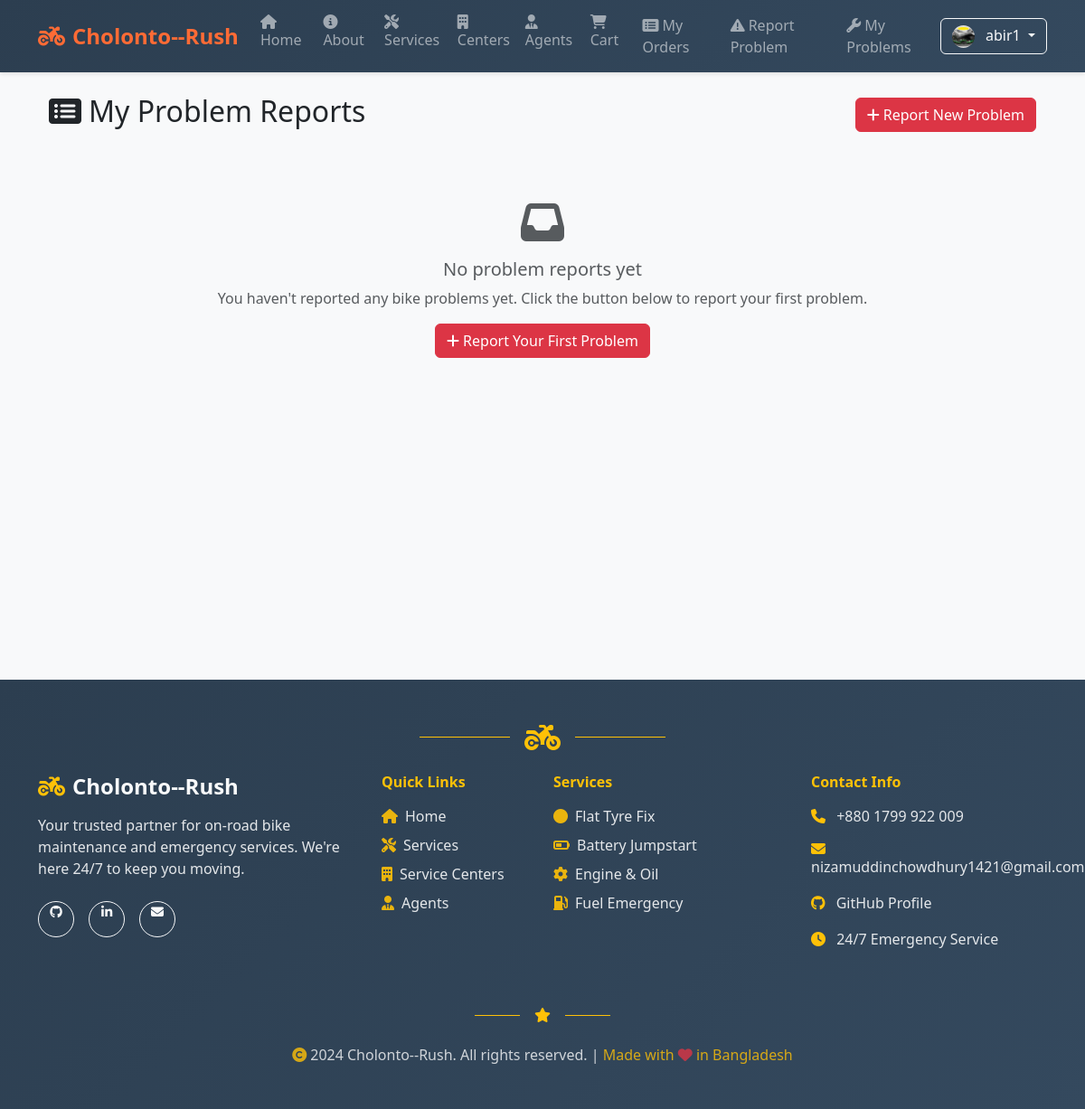
The page /reports/my-problems/ (signed in) on the database as committed earlier.
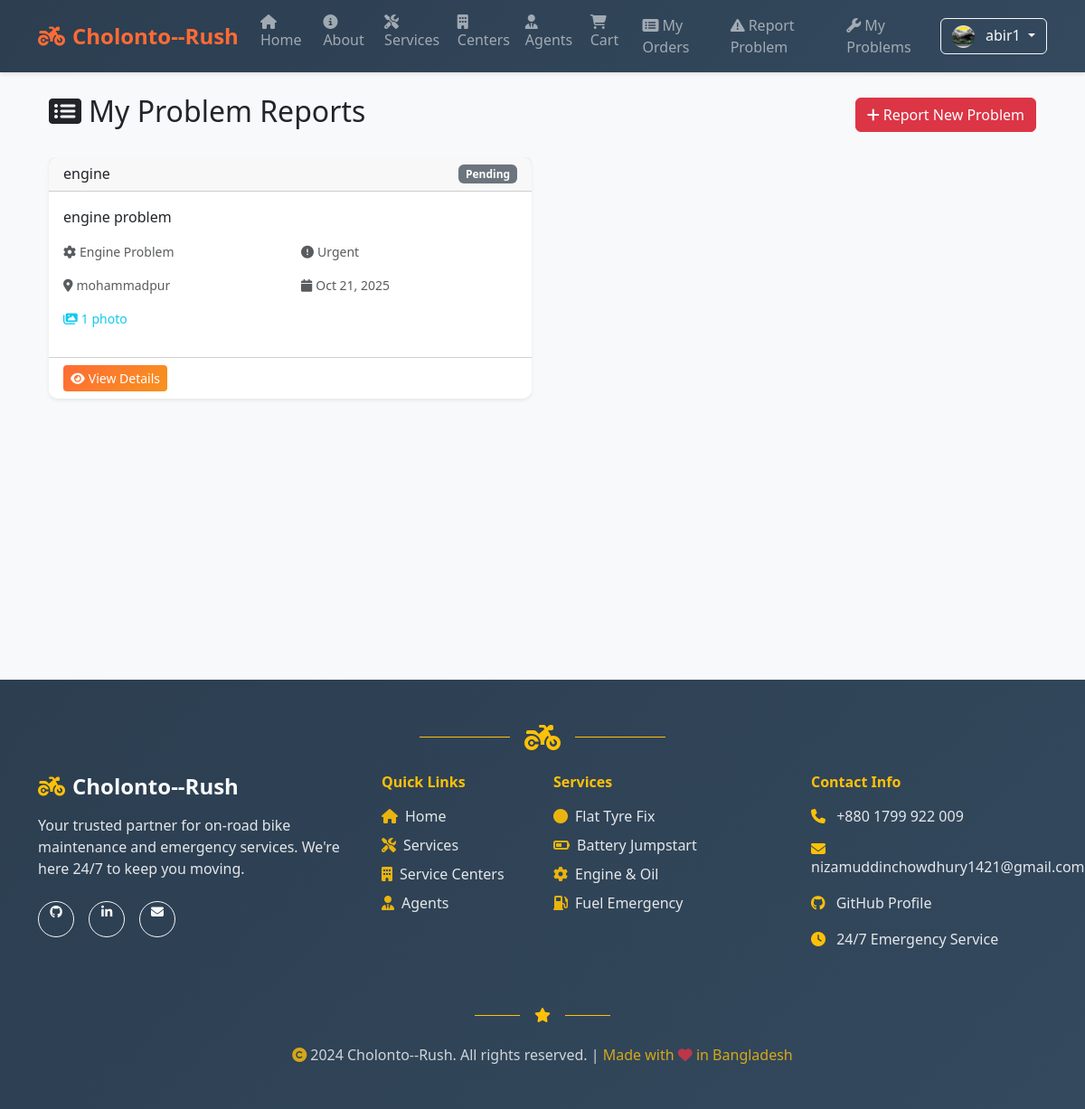
The same page on the database as committed later.
### accounts/models.py (models this page shows, shortened)
class UserProfile(models.Model):
    user = models.OneToOneField(User, on_delete=models.CASCADE, related_name='profile')
    photo = models.ImageField(upload_to='profile_photos/', blank=True, null=True, help_text='Upload your profile photo')
    phone_number = models.CharField(max_length=15, blank=True, null=True, help_text='Your contact number')
    address = models.TextField(blank=True, null=True, help_text='Your address')
    created_at = models.DateTimeField(auto_now_add=True)
    updated_at = models.DateTimeField(auto_now=True)

### reports/models.py (models this page shows, shortened)
class ProblemReport(models.Model):
    STATUS_CHOICES = [
        ('pending', 'Pending'),
        ('assigned', 'Assigned'),
        ('in_progress', 'In Progress'),
        ('resolved', 'Resolved'),
        ('closed', 'Closed'),
    ]
    PRIORITY_CHOICES = [
        ('low', 'Low'),
        ('medium', 'Medium'),
        ('high', 'High'),
        ('urgent', 'Urgent'),
    ]
    PROBLEM_TYPES = [
        ('engine', 'Engine Problem'),
        ('tire', 'Tire Issue'),
        ('battery', 'Battery Problem'),
        ('brake', 'Brake Issue'),
        ('electrical', 'Electrical Problem'),
        ('fuel', 'Fuel System'),
        ('other', 'Other'),
    ]
    user = models.ForeignKey(User, on_delete=models.CASCADE, related_name='problem_reports')
    title = models.CharField(max_length=200, help_text='Brief description of the problem')
    description = models.TextField(help_text='Detailed description of the problem')
    problem_type = models.CharField(max_length=20, choices=PROBLEM_TYPES, default='other')
    priority = models.CharField(max_length=10, choices=PRIORITY_CHOICES, default='medium')
    status = models.CharField(max_length=20, choices=STATUS_CHOICES, default='pending')
    location = models.CharField(max_length=200, help_text='Current location where the problem occurred')
    latitude = models.FloatField(null=True, blank=True, help_text='GPS latitude')
    longitude = models.FloatField(null=True, blank=True, help_text='GPS longitude')
    phone_number = models.CharField(max_length=15, help_text='Contact number for assistance')
    created_at = models.DateTimeField(auto_now_add=True)
    updated_at = models.DateTimeField(auto_now=True)
    assigned_agent = models.ForeignKey(User, on_delete=models.SET_NULL, null=True, blank=True,
                                     related_name='assigned_reports', limit_choices_to={'groups__name': 'Agents'})
    assigned_center = models.ForeignKey('centers.ServiceCenter', on_delete=models.SET_NULL, null=True, blank=True)
    class Meta:
        ordering = ['-created_at']

### reports/views.py (the view)
# urls.py: path('my-problems/', views.my_problems, name='my_problems'),
@login_required
def my_problems(request):
    problems = ProblemReport.objects.filter(user=request.user).order_by('-created_at')
    paginator = Paginator(problems, 10)
    page_number = request.GET.get('page')
    problems = paginator.get_page(page_number)
    return render(request, 'reports/my_problems.html', {'problems': problems})

### reports/templates/reports/my_problems.html (shortened to what this page needs)
{% extends 'base.html' %}
{% block content %}
<div class="container">
  <div class="row">
    <div class="col-12">
      <div class="d-flex justify-content-between align-items-center mb-4">
        <h2>
          <i class="fas fa-list-alt me-2"></i>My Problem Reports
        </h2>
        <a href="{% url 'report_problem' %}" class="btn btn-danger">
          <i class="fas fa-plus me-1"></i>Report New Problem
        </a>
      </div>
      {% if problems %}
        <div class="row">
          {% for problem in problems %}
          <div class="col-lg-6 mb-4">
            <div class="card shadow-sm border-0 h-100">
              <div class="card-header d-flex justify-content-between align-items-center">
                <h6 class="mb-0">{{ problem.title }}</h6>
                <span class="badge bg-{% if problem.status == 'resolved' %}success{% elif problem.status == 'in_progress' %}warning{% elif problem.status == 'pending' %}secondary{% else %}info{% endif %}">
                  {{ problem.get_status_display }}
                </span>
              </div>
              <div class="card-body">
                <p class="card-text">{{ problem.description|truncatechars:150 }}</p>
                <div class="row mb-3">
                  <div class="col-6">
                    <small class="text-muted">
                      <i class="fas fa-cog me-1"></i>{{ problem.get_problem_type_display }}
                    </small>
                  </div>
                  <div class="col-6">
                    <small class="text-muted">
                      <i class="fas fa-exclamation-circle me-1"></i>{{ problem.get_priority_display }}
                    </small>
                  </div>
                </div>
                <div class="row mb-3">
                  <div class="col-6">
                    <small class="text-muted">
                      <i class="fas fa-map-marker-alt me-1"></i>{{ problem.location|truncatechars:20 }}
                    </small>
                  </div>
                  <div class="col-6">
                    <small class="text-muted">
                      <i class="fas fa-calendar me-1"></i>{{ problem.created_at|date:"M d, Y" }}
                    </small>
                  </div>
                </div>
                {% if problem.photos.exists %}
                <div class="mb-3">
                  <small class="text-info">
                    <i class="fas fa-images me-1"></i>{{ problem.photos.count }} photo{{ problem.photos.count|pluralize }}
                  </small>
                </div>
                {% endif %}
              </div>
              <div class="card-footer bg-transparent">
                <a href="{% url 'problem_detail' problem.id %}" class="btn btn-primary btn-sm">
                  <i class="fas fa-eye me-1"></i>View Details
                </a>
              </div>
            </div>
          </div>
          {% endfor %}
        </div>
      {% else %}
        <div class="text-center py-5">
          <i class="fas fa-inbox fa-3x text-muted mb-3"></i>
          <h5 class="text-muted">No problem reports yet</h5>
          <p class="text-muted">You haven't reported any bike problems yet. Click the button below to report your first problem.</p>
          <a href="{% url 'report_problem' %}" class="btn btn-danger">
            <i class="fas fa-plus me-1"></i>Report Your First Problem
          </a>
        </div>
      {% endif %}
    </div>
  </div>
</div>
{% endblock %}

### templates/base.html (shortened to what this page needs)
{% load static %}
<html lang="en">
  <head>
    <link href="https://cdn.jsdelivr.net/npm/bootstrap@5.3.3/dist/css/bootstrap.min.css" rel="stylesheet">
    <link href="https://cdnjs.cloudflare.com/ajax/libs/font-awesome/6.4.0/css/all.min.css" rel="stylesheet">
  </head>
  <body>
    <nav class="navbar navbar-expand-lg navbar-dark sticky-top">
      <div class="container">
        <a class="navbar-brand" href="/">
          <i class="fas fa-motorcycle me-2"></i>Cholonto--Rush
        </a>
        <div class="collapse navbar-collapse" id="navbars">
          <ul class="navbar-nav me-auto mb-2 mb-lg-0">
            <li class="nav-item">
              <a class="nav-link" href="/">
                <i class="fas fa-home me-1"></i>Home
              </a>
            </li>
            <li class="nav-item">
              <a class="nav-link" href="/about/">
                <i class="fas fa-info-circle me-1"></i>About
              </a>
            </li>
            <li class="nav-item">
              <a class="nav-link" href="/services/">
                <i class="fas fa-tools me-1"></i>Services
              </a>
            </li>
            <li class="nav-item">
              <a class="nav-link" href="/centers/">
                <i class="fas fa-building me-1"></i>Centers
              </a>
            </li>
            <li class="nav-item">
              <a class="nav-link" href="/agents/">
                <i class="fas fa-user-tie me-1"></i>Agents
              </a>
            </li>
            <li class="nav-item">
              <a class="nav-link" href="/cart/">
                <i class="fas fa-shopping-cart me-1"></i>Cart
              </a>
            </li>
            {% if user.is_authenticated %}
            <li class="nav-item">
              <a class="nav-link" href="/orders/my/">
                <i class="fas fa-list-alt me-1"></i>My Orders
              </a>
            </li>
            <li class="nav-item">
              <a class="nav-link" href="/reports/">
                <i class="fas fa-exclamation-triangle me-1"></i>Report Problem
              </a>
            </li>
            <li class="nav-item">
              <a class="nav-link" href="/reports/my-problems/">
                <i class="fas fa-wrench me-1"></i>My Problems
              </a>
            </li>
            {% endif %}
          </ul>
          <div class="d-flex">
            {% if user.is_authenticated %}
              <div class="dropdown">
                <button class="btn btn-outline-light dropdown-toggle" type="button" data-bs-toggle="dropdown">
                  {% if user.profile and user.profile.photo and user.profile.photo.url %}
                    <img src="{{ user.profile.photo.url }}" alt="Profile" class="rounded-circle me-2" style="width: 25px; height: 25px; object-fit: cover;">
                  {% else %}
                    <i class="fas fa-user me-1"></i>
                  {% endif %}
                  {% if user.first_name and user.last_name %}
                    {{ user.first_name }} {{ user.last_name }}
                  {% else %}
                    {{ user.get_username }}
                  {% endif %}
                </button>
              </div>
            {% endif %}
          </div>
        </div>
      </div>
    </nav>
    <main class="container my-4 main-content">
      {% block content %}{% endblock %}
    </main>
    <footer class="bg-dark text-light py-5 mt-5" style="background: linear-gradient(135deg, #2c3e50 0%, #34495e 100%) !important;">
      <div class="container">
        <div class="text-center mb-4">
          <div class="d-flex justify-content-center align-items-center">
            <div class="border-top border-warning" style="width: 100px; height: 2px;"></div>
            <i class="fas fa-motorcycle fa-2x text-warning mx-3"></i>
            <div class="border-top border-warning" style="width: 100px; height: 2px;"></div>
          </div>
        </div>
        <div class="row">
          <div class="col-lg-4 col-md-6 mb-4">
            <div class="text-center text-lg-start">
              <h4 class="fw-bold mb-3">
                <i class="fas fa-motorcycle me-2 text-warning"></i>Cholonto--Rush
              </h4>
              <p class="text-light mb-4" style="opacity: 0.9;">Your trusted partner for on-road bike maintenance and emergency services. We're here 24/7 to keep you moving.</p>
              <div class="d-flex justify-content-center justify-content-lg-start gap-3">
                <a href="https://github.com/nizamuddinchowdhury-1421" target="_blank" class="btn btn-outline-light btn-sm rounded-circle" style="width: 40px; height: 40px;">
                  <i class="fab fa-github"></i>
                </a>
                <a href="#" target="_blank" class="btn btn-outline-light btn-sm rounded-circle" style="width: 40px; height: 40px;">
                  <i class="fab fa-linkedin-in"></i>
                </a>
                <a href="mailto:nizamuddinchowdhury1421@gmail.com" class="btn btn-outline-light btn-sm rounded-circle" style="width: 40px; height: 40px;">
                  <i class="fas fa-envelope"></i>
                </a>
              </div>
            </div>
          </div>
          <div class="col-lg-2 col-md-6 mb-4">
            <h6 class="fw-bold mb-3 text-warning">Quick Links</h6>
            <ul class="list-unstyled">
              <li class="mb-2"><a href="/" class="text-light text-decoration-none" style="opacity: 0.9; transition: all 0.3s ease;" onmouseover="this.style.opacity='1'; this.style.color='#ff6b35';" onmouseout="this.style.opacity='0.9'; this.style.color='white';">
                <i class="fas fa-home me-2 text-warning"></i>Home
              </a></li>
              <li class="mb-2"><a href="/services/" class="text-light text-decoration-none" style="opacity: 0.9; transition: all 0.3s ease;" onmouseover="this.style.opacity='1'; this.style.color='#ff6b35';" onmouseout="this.style.opacity='0.9'; this.style.color='white';">
                <i class="fas fa-tools me-2 text-warning"></i>Services
              </a></li>
              <li class="mb-2"><a href="/centers/" class="text-light text-decoration-none" style="opacity: 0.9; transition: all 0.3s ease;" onmouseover="this.style.opacity='1'; this.style.color='#ff6b35';" onmouseout="this.style.opacity='0.9'; this.style.color='white';">
                <i class="fas fa-building me-2 text-warning"></i>Service Centers
              </a></li>
              <li class="mb-2"><a href="/agents/" class="text-light text-decoration-none" style="opacity: 0.9; transition: all 0.3s ease;" onmouseover="this.style.opacity='1'; this.style.color='#ff6b35';" onmouseout="this.style.opacity='0.9'; this.style.color='white';">
                <i class="fas fa-user-tie me-2 text-warning"></i>Agents
              </a></li>
            </ul>
          </div>
          <div class="col-lg-3 col-md-6 mb-4">
            <h6 class="fw-bold mb-3 text-warning">Services</h6>
            <ul class="list-unstyled">
              <li class="mb-2 text-light" style="opacity: 0.9;"><i class="fas fa-circle me-2 text-warning"></i>Flat Tyre Fix</li>
              <li class="mb-2 text-light" style="opacity: 0.9;"><i class="fas fa-battery-half me-2 text-warning"></i>Battery Jumpstart</li>
              <li class="mb-2 text-light" style="opacity: 0.9;"><i class="fas fa-cog me-2 text-warning"></i>Engine & Oil</li>
              <li class="mb-2 text-light" style="opacity: 0.9;"><i class="fas fa-gas-pump me-2 text-warning"></i>Fuel Emergency</li>
            </ul>
          </div>
          <div class="col-lg-3 col-md-6 mb-4">
            <h6 class="fw-bold mb-3 text-warning">Contact Info</h6>
            <div class="contact-info">
              <div class="mb-3">
                <i class="fas fa-phone me-2 text-warning"></i>
                <a href="tel:+8801799922009" class="text-light text-decoration-none" style="opacity: 0.9; transition: all 0.3s ease;" onmouseover="this.style.opacity='1'; this.style.color='#ff6b35';" onmouseout="this.style.opacity='0.9'; this.style.color='white';">+880 1799 922 009</a>
              </div>
              <div class="mb-3">
                <i class="fas fa-envelope me-2 text-warning"></i>
                <a href="mailto:nizamuddinchowdhury1421@gmail.com" class="text-light text-decoration-none" style="opacity: 0.9; transition: all 0.3s ease;" onmouseover="this.style.opacity='1'; this.style.color='#ff6b35';" onmouseout="this.style.opacity='0.9'; this.style.color='white';">nizamuddinchowdhury1421@gmail.com</a>
              </div>
              <div class="mb-3">
                <i class="fab fa-github me-2 text-warning"></i>
                <a href="https://github.com/nizamuddinchowdhury-1421" target="_blank" class="text-light text-decoration-none" style="opacity: 0.9; transition: all 0.3s ease;" onmouseover="this.style.opacity='1'; this.style.color='#ff6b35';" onmouseout="this.style.opacity='0.9'; this.style.color='white';">GitHub Profile</a>
              </div>
              <div class="mb-3">
                <i class="fas fa-clock me-2 text-warning"></i>
                <span class="text-light" style="opacity: 0.9;">24/7 Emergency Service</span>
              </div>
            </div>
          </div>
        </div>
        <div class="text-center my-4">
          <div class="d-flex justify-content-center align-items-center">
            <div class="border-top border-warning" style="width: 50px; height: 1px;"></div>
            <i class="fas fa-star text-warning mx-3"></i>
            <div class="border-top border-warning" style="width: 50px; height: 1px;"></div>
          </div>
        </div>
        <div class="text-center">
          <p class="text-light mb-0" style="opacity: 0.8;">
            <i class="fas fa-copyright me-1 text-warning"></i>2024 Cholonto--Rush. All rights reserved. |
            <span class="text-warning">Made with <i class="fas fa-heart text-danger"></i> in Bangladesh</span>
          </p>
        </div>
      </div>
    </footer>
  </body>
  </html>

Rows that differ between the two databases and show on the page:
added ProblemReport: title "engine", status "Pending", description "engine problem", problem_type "Engine Problem", priority "Urgent", location "mohammadpur", created_at "Oct 21, 2025", photos.count "1"
Other text that changed with them:
text no longer shown: "No problem reports yet You haven't reported any bike problems yet. Click the button below to report your first problem. Report Your First Problem"
